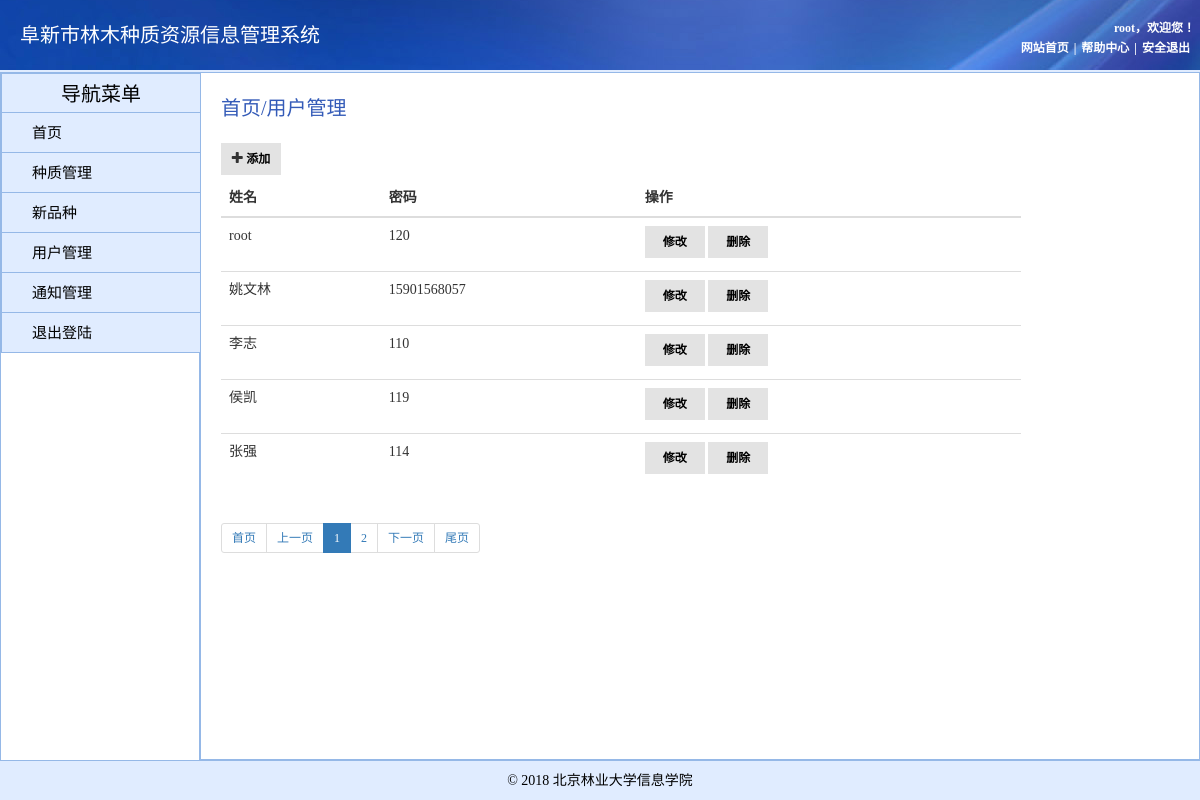
/user/ (signed in), run on the app's committed database.
### management/models.py (models this page shows)
class Consumer(models.Model):
    username = models.CharField(max_length=32)
    user_password = models.CharField(max_length=32)
    user_type = models.IntegerField()
    user_phone = models.IntegerField()

### management/views.py (the view)
# urls.py: path('user/', views.user),
def user(request):
    if request.session.get("is_login"):
        current_page = request.GET.get('p')
        my_count = models.Consumer.objects.all().count()
        page_obj = Pagination(my_count, current_page, "/user")
        data_list = models.Consumer.objects.all()[page_obj.start():page_obj.end()]
        return render(request, 'user.html', {'data': data_list, 'page_obj': page_obj,"username": request.session.get("username")})
    else:
        return render(request, "login.html")

### management/pager.py (called while the page is built, shortened)
    def start(self):
        return (self.current_page - 1) * self.per_page_item_num

    def end(self):
        return self.current_page * self.per_page_item_num

    @property
    def num_pages(self):
        a, b = divmod(self.total_count, self.per_page_item_num)
        if b == 0:
            return a
        return a + 1

    def pager_num_range(self):
        if self.num_pages < self.max_page_num:
            return range(1, self.num_pages + 1)

### templates/user.html
{% extends "home.html" %}
{% block content %}
<div style="height: 500px;width: 800px;margin-top: 20px;margin-left: 20px; ">
<div style="width: 200px; height: 50px">
            <span style="font-size: 20px;color: #345bb8; display: inline-block ;text-align: center ;line-height: 30px;">首页/用户管理</span>
        </div>
      <div class="block" style="height: 360px;">
      <label style="text-align:center;display: inline-block; padding:6px;background-color: #e3e3e3;width: 60px;"><i class="fa fa-plus" aria-hidden="true"></i>&nbsp;<a style="text-decoration: none;color: black;font-size: 12px;" href="/useradd/">添加</a></label>
        <div id="tablewidget" class="block-body collapse in">
            <table class="table">
              <thead>
                <tr>
                  <th>姓名</th>
                  <th>密码</th>
                  <th>操作</th>
                </tr>
              </thead>
              <tbody>
                {% for i in data %}
                <tr name="{{ i.id }}">
                  <td>{{i.username}}</td>
                  <td>{{i.user_phone}}</td>
                  <td>
                      <label style="text-align:center;display: inline-block; padding:6px;background-color: #e3e3e3;width: 60px;"><a style="text-decoration: none;color: black;font-size: 12px;"  href="/usermodify-{{ i.id }}.html/">修改</a></label>
                      <label style="text-align:center;display: inline-block; padding:6px;background-color: #e3e3e3;width: 60px;"><a style="text-decoration: none;color: black;font-size: 12px;"  href="/detail-{{ i.id }}.html/">删除</a></label>
                  </td>
                </tr>
                {% endfor %}
              </tbody>
            </table>
        </div>
    </div>
    <ul class="pagination pagination-sm">
        {{ page_obj.page_str|safe }}
      </ul>
</div>
{% endblock %}

### templates/home.html (shortened to what this page needs)
<!DOCTYPE html>
<html lang="en">
<head>
    <link rel="stylesheet" href="/static/css/bootstrap.css" />
    <link rel="stylesheet" href="/static/font-awesome-4.7.0/css/font-awesome.min.css" />
</head>
<body>
<div class="banner">
    <div class="header-left left">
        <span style="display: inline-block ; line-height: 70px; padding-left: 20px;">阜新市林木种质资源信息管理系统</span>
    </div>
    <div class="header-right right">
        <label style="display: inline-block;position: fixed; top: 20px; right: 5px;">{{ username }}，欢迎您！</label>
        <label style="display: inline-block;position: fixed; top: 40px; right: 5px;"><a href="/seed/">网站首页</a>|<a href="#">帮助中心</a>|<a
                href="/login/">安全退出</a></label>
    </div>
</div>
<div>
    <div class="left_content" >
        <div class="_menu"  style=" text-align: center ;border-top:1px solid #95B8E7 ;font-size: 20px; ">导航菜单</div>
        <div class="_menu" ><a href="/seed/">首页</a></div>
        <div class="_menu" ><a href="/seed/">种质管理</a></div>
        <div class="_menu" ><a href="/addseed/">新品种</a></div>
        <div class="_menu" ><a href="/user/">用户管理</a></div>
        <div class="_menu" ><a href="#">通知管理</a></div>
        <div class="_menu" ><a href="/login/">退出登陆</a></div>
    </div>
    <div class="right_content">
        {% block content %}
        {% endblock %}
    </div>
</div>
<div class="footer">
    &copy; 2018 北京林业大学信息学院
</div>
</body>
</html>

### templates/home.html (style rules this page uses)
body { margin: 0 auto; width: 100%; background-color: #e0ecff; font-family: "微软雅黑"; min-width: 900px; }
.banner { width: 100%; height: 70px; background: url("/static/myimage/bg_header.jpg") bottom repeat-x; color: #fff; position: fixed; top: 0; left: 0; right: 0; }
.left { float: left; }
.right { float: right; }
.header-right a { color: #fff; padding: 0 5px; text-decoration: none; }
.header-right { position: fixed; right: 10px; top: 0px; width: 300px; height: 70px; font-size: 12px; }
.header-left { font-size: 20px; }
.right_content { border: 1px #95B8E7 solid ; position:fixed; top:72px; right:0; left:200px; bottom:40px; overflow-y: auto; overflow-x: hidden; background-color: white; }
.left_content { border: 1px #95B8E7 solid ; position:fixed; top:72px; left:0; bottom: 0; width:200px; background-color:white; float: left; }
.footer { background-color: #e0ecff; height: 40px; width: 100%; position: fixed; bottom: 0px; border-top: 1px #95B8E7 solid; line-height: 40px; text-align: center; color: black; }
._menu { width: 200px; height: 40px; border: 1px #95B8E7 solid ; border-top: 0; line-height: 40px; background-color:#e0ecff ; color: black; }
._menu a { color: black; text-decoration: none; font-size: 15px; padding-left:30px; }

### data on the page
Consumer: username "root", user_phone "120"
Consumer: username "姚文林", user_phone "15901568057"
Consumer: username "李志", user_phone "110"
Consumer: username "侯凯", user_phone "119"
Consumer: username "张强", user_phone "114"

### other printed values
{{ page_obj.page_str|safe }} "首页 上一页 1 2 下一页 尾页"
